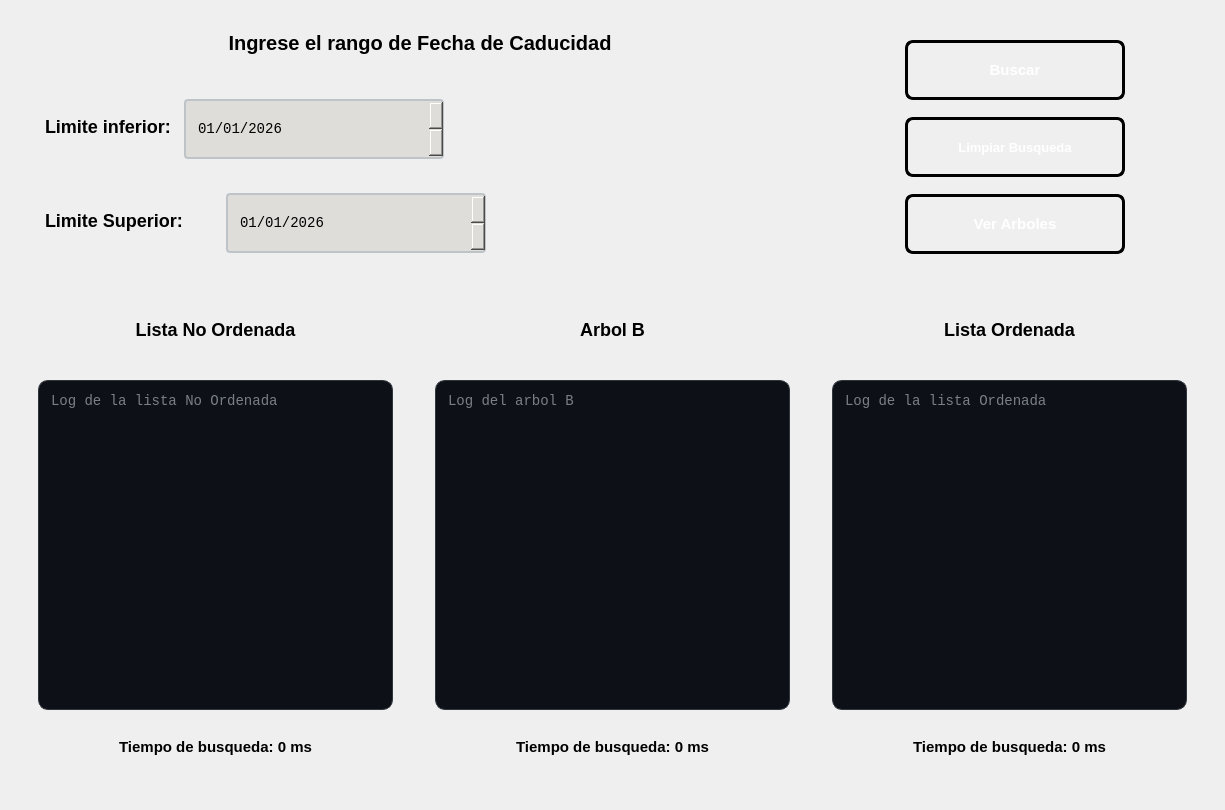
<?xml version="1.0" encoding="UTF-8"?>
<ui version="4.0">
 <class>PantallaBuscarRango</class>
 <widget class="QWidget" name="PantallaBuscarRango">
  <property name="geometry">
   <rect>
    <x>0</x>
    <y>0</y>
    <width>1225</width>
    <height>810</height>
   </rect>
  </property>
  <property name="windowTitle">
   <string>Form</string>
  </property>
  <layout class="QVBoxLayout" name="verticalLayout">
   <item>
    <widget class="QWidget" name="widget_3" native="true">
     <property name="minimumSize">
      <size>
       <width>300</width>
       <height>265</height>
      </size>
     </property>
     <property name="maximumSize">
      <size>
       <width>16777215</width>
       <height>300</height>
      </size>
     </property>
     <layout class="QHBoxLayout" name="horizontalLayout_5">
      <item>
       <layout class="QVBoxLayout" name="verticalLayout_2">
        <item>
         <widget class="QLabel" name="labelEntrada">
          <property name="minimumSize">
           <size>
            <width>800</width>
            <height>50</height>
           </size>
          </property>
          <property name="maximumSize">
           <size>
            <width>450</width>
            <height>50</height>
           </size>
          </property>
          <property name="styleSheet">
           <string notr="true">QLabel#labelEntrada {        
 
    color: qlineargradient(x1:0, y1:0, x2:1, y2:1, 
	stop:0 rgb(0, 0, 0), 
	stop:1 rgb(77, 5, 57));

  	 font-size: 20px;
    font-weight: bold;
    font-family: &quot;Segoe UI&quot;, Arial;
    
    background: transparent;
    padding: 2px;
    margin-bottom: 5px;
}

</string>
          </property>
          <property name="text">
           <string>Ingrese el rango de Fecha de Caducidad</string>
          </property>
          <property name="alignment">
           <set>Qt::AlignmentFlag::AlignCenter</set>
          </property>
         </widget>
        </item>
        <item>
         <widget class="QWidget" name="widget_16" native="true">
          <property name="minimumSize">
           <size>
            <width>800</width>
            <height>200</height>
           </size>
          </property>
          <property name="maximumSize">
           <size>
            <width>450</width>
            <height>16777215</height>
           </size>
          </property>
          <layout class="QVBoxLayout" name="verticalLayout_3">
           <item>
            <widget class="QWidget" name="widget_2" native="true">
             <property name="minimumSize">
              <size>
               <width>260</width>
               <height>80</height>
              </size>
             </property>
             <layout class="QHBoxLayout" name="horizontalLayout">
              <item>
               <layout class="QHBoxLayout" name="horizontalLayout_4">
                <item>
                 <widget class="QLabel" name="labelInferior">
                  <property name="minimumSize">
                   <size>
                    <width>130</width>
                    <height>60</height>
                   </size>
                  </property>
                  <property name="styleSheet">
                   <string notr="true">QLabel#labelInferior {        
 
    color: qlineargradient(x1:0, y1:0, x2:1, y2:1, 
	stop:0 rgb(0, 0, 0), 
	stop:1 rgb(8, 2, 48));

  	 font-size: 18px;
    font-weight: bold;
    font-family: &quot;Segoe UI&quot;, Arial;
    
    background: transparent;
    padding: 2px;
    margin-bottom: 5px;
}

</string>
                  </property>
                  <property name="text">
                   <string>Limite inferior:</string>
                  </property>
                  <property name="alignment">
                   <set>Qt::AlignmentFlag::AlignLeading|Qt::AlignmentFlag::AlignLeft|Qt::AlignmentFlag::AlignVCenter</set>
                  </property>
                 </widget>
                </item>
                <item>
                 <widget class="QDateEdit" name="dateInferior">
                  <property name="minimumSize">
                   <size>
                    <width>260</width>
                    <height>60</height>
                   </size>
                  </property>
                  <property name="styleSheet">
                   <string notr="true">QDateEdit {
    border: 2px solid #bdc3c7;
    border-radius: 4px;
    padding: 5px 10px;
    background-color: rgb(222, 221, 218);
    color: rgb(0, 0, 0);
	font-size: 14px;
    font-family: Consolas, monospace;
}

QDateEdit::drop-down {
    subcontrol-origin: padding;
    subcontrol-position: top right;
    width: 20px;
    border-left: 1px solid #30363D;
}

QDateEdit::down-arrow {
    image: url(:/qt-project.org/styles/commonstyle/images/arrowdown-16.png);
}

QDateEdit:hover {
    border: 1px solid #58A6FF;
}

QDateEdit:focus {
    border: 1px solid #1F6FEB;
}


QCalendarWidget {
    background-color: #0D1117;
    color: #E6EDF3;
    border: 1px solid #30363D;
}

QCalendarWidget QToolButton {
    background-color: #161B22;
    color: #E6EDF3;
    border: none;
    margin: 2px;
}

QCalendarWidget QMenu {
    background-color: #161B22;
    color: #E6EDF3;
}

QCalendarWidget QSpinBox {
    background-color: #161B22;
    color: #E6EDF3;
    border: 1px solid #30363D;
}

QCalendarWidget QWidget#qt_calendar_navigationbar {
    background-color: #161B22;
}</string>
                  </property>
                  <property name="displayFormat">
                   <string>dd/MM/yyyy</string>
                  </property>
                  <property name="date">
                   <date>
                    <year>2026</year>
                    <month>1</month>
                    <day>1</day>
                   </date>
                  </property>
                 </widget>
                </item>
                <item>
                 <spacer name="horizontalSpacer_2">
                  <property name="orientation">
                   <enum>Qt::Orientation::Horizontal</enum>
                  </property>
                  <property name="sizeHint" stdset="0">
                   <size>
                    <width>40</width>
                    <height>20</height>
                   </size>
                  </property>
                 </spacer>
                </item>
               </layout>
              </item>
             </layout>
            </widget>
           </item>
           <item>
            <widget class="QWidget" name="widget_4" native="true">
             <property name="minimumSize">
              <size>
               <width>260</width>
               <height>80</height>
              </size>
             </property>
             <layout class="QHBoxLayout" name="horizontalLayout_3">
              <item>
               <widget class="QLabel" name="labelSuperior">
                <property name="minimumSize">
                 <size>
                  <width>182</width>
                  <height>60</height>
                 </size>
                </property>
                <property name="styleSheet">
                 <string notr="true">QLabel#labelSuperior {        
 
    color: qlineargradient(x1:0, y1:0, x2:1, y2:1, 
	stop:0 rgb(0, 0, 0), 
	stop:1 rgb(8, 2, 48));

  	 font-size: 18px;
    font-weight: bold;
    font-family: &quot;Segoe UI&quot;, Arial;
    
    background: transparent;
    padding: 2px;
    margin-bottom: 5px;
}

</string>
                </property>
                <property name="text">
                 <string>Limite Superior:</string>
                </property>
                <property name="alignment">
                 <set>Qt::AlignmentFlag::AlignLeading|Qt::AlignmentFlag::AlignLeft|Qt::AlignmentFlag::AlignVCenter</set>
                </property>
               </widget>
              </item>
              <item>
               <widget class="QDateEdit" name="dateSuperior">
                <property name="minimumSize">
                 <size>
                  <width>260</width>
                  <height>60</height>
                 </size>
                </property>
                <property name="styleSheet">
                 <string notr="true">QDateEdit {
    border: 2px solid #bdc3c7;
    border-radius: 4px;
    padding: 5px 10px;
    background-color: rgb(222, 221, 218);
    color: rgb(0, 0, 0);
	font-size: 14px;
    font-family: Consolas, monospace;
}

QDateEdit::drop-down {
    subcontrol-origin: padding;
    subcontrol-position: top right;
    width: 20px;
    border-left: 1px solid #30363D;
}

QDateEdit::down-arrow {
    image: url(:/qt-project.org/styles/commonstyle/images/arrowdown-16.png);
}

QDateEdit:hover {
    border: 1px solid #58A6FF;
}

QDateEdit:focus {
    border: 1px solid #1F6FEB;
}


QCalendarWidget {
    background-color: #0D1117;
    color: #E6EDF3;
    border: 1px solid #30363D;
}

QCalendarWidget QToolButton {
    background-color: #161B22;
    color: #E6EDF3;
    border: none;
    margin: 2px;
}

QCalendarWidget QMenu {
    background-color: #161B22;
    color: #E6EDF3;
}

QCalendarWidget QSpinBox {
    background-color: #161B22;
    color: #E6EDF3;
    border: 1px solid #30363D;
}

QCalendarWidget QWidget#qt_calendar_navigationbar {
    background-color: #161B22;
}</string>
                </property>
                <property name="displayFormat">
                 <string>dd/MM/yyyy</string>
                </property>
                <property name="date">
                 <date>
                  <year>2026</year>
                  <month>1</month>
                  <day>1</day>
                 </date>
                </property>
               </widget>
              </item>
              <item>
               <spacer name="horizontalSpacer">
                <property name="orientation">
                 <enum>Qt::Orientation::Horizontal</enum>
                </property>
                <property name="sizeHint" stdset="0">
                 <size>
                  <width>40</width>
                  <height>20</height>
                 </size>
                </property>
               </spacer>
              </item>
             </layout>
            </widget>
           </item>
          </layout>
         </widget>
        </item>
       </layout>
      </item>
      <item>
       <widget class="QWidget" name="widget_5" native="true">
        <property name="minimumSize">
         <size>
          <width>360</width>
          <height>230</height>
         </size>
        </property>
        <layout class="QHBoxLayout" name="horizontalLayout_6">
         <item>
          <widget class="QWidget" name="widget_13" native="true">
           <property name="minimumSize">
            <size>
             <width>60</width>
             <height>0</height>
            </size>
           </property>
           <property name="maximumSize">
            <size>
             <width>60</width>
             <height>16777215</height>
            </size>
           </property>
          </widget>
         </item>
         <item>
          <layout class="QVBoxLayout" name="verticalLayout_4">
           <item>
            <widget class="QPushButton" name="btnBuscar">
             <property name="minimumSize">
              <size>
               <width>160</width>
               <height>60</height>
              </size>
             </property>
             <property name="styleSheet">
              <string notr="true">QPushButton#btnBuscar {
    background-color: qlineargradient(spread:pad, x1:0, y1:0, x2:1, y2:1, 
                        stop:0 rgb(50, 143, 42), 
                        stop:1 rgb(255, 163, 72));
    
    border: 3px solid black;
    border-radius: 8px;
    
    color: white;
    font-family: &quot;Arial Black&quot;, Gadget, sans-serif;
    font-size: 15px;
    font-weight: bold;
    text-transform: uppercase;
    
    padding: 10px 25px;
}

QPushButton#btnBuscar:hover {
    background-color: qlineargradient(spread:pad, x1:0, y1:0, x2:1, y2:1, 
                        stop:0 rgb(77, 5, 57), 
                        stop:1 rgb(143, 240, 164));
    border-color: #f1c40f;
}


QPushButton#btnBuscar:pressed {
    background-color: #2c3e50;
    padding-top: 12px;
    padding-left: 27px;
}</string>
             </property>
             <property name="text">
              <string>Buscar</string>
             </property>
            </widget>
           </item>
           <item>
            <widget class="QPushButton" name="btnLimpiar">
             <property name="minimumSize">
              <size>
               <width>160</width>
               <height>60</height>
              </size>
             </property>
             <property name="styleSheet">
              <string notr="true">QPushButton#btnLimpiar {
    background-color: qlineargradient(spread:pad, x1:0, y1:0, x2:1, y2:1, 
                        stop:0 rgb(198, 70, 0), 
                        stop:1 rgb(192, 97, 203));
    
    border: 3px solid black;
    border-radius: 8px;
    
    color: white;
    font-family: &quot;Arial Black&quot;, Gadget, sans-serif;
    font-size: 13px;
    font-weight: bold;
    text-transform: uppercase;
    
    padding: 10px 25px;
}

QPushButton#btnLimpiar:hover {
    background-color: qlineargradient(spread:pad, x1:0, y1:0, x2:1, y2:1, 
                        stop:0 rgb(77, 5, 57), 
                        stop:1 rgb(143, 240, 164));
    border-color: #f1c40f;
}


QPushButton#btnLimpiar:pressed {
    background-color: #2c3e50;
    padding-top: 12px;
    padding-left: 27px;
}</string>
             </property>
             <property name="text">
              <string>Limpiar Busqueda</string>
             </property>
            </widget>
           </item>
           <item>
            <widget class="QPushButton" name="btnVerArboles">
             <property name="minimumSize">
              <size>
               <width>200</width>
               <height>60</height>
              </size>
             </property>
             <property name="maximumSize">
              <size>
               <width>220</width>
               <height>16777215</height>
              </size>
             </property>
             <property name="styleSheet">
              <string notr="true">QPushButton#btnVerArboles {
    background-color: qlineargradient(spread:pad, x1:0, y1:0, x2:1, y2:1, 
                        stop:0 rgb(8, 2, 48), 
                        stop:1 rgb(255, 163, 72));
    
    border: 3px solid black;
    border-radius: 8px;
    
    color: white;
    font-family: &quot;Arial Black&quot;, Gadget, sans-serif;
    font-size: 15px;
    font-weight: bold;
    text-transform: uppercase;
    
    padding: 10px 25px;
}

QPushButton#btnVerArboles:hover {
    background-color: qlineargradient(spread:pad, x1:0, y1:0, x2:1, y2:1, 
                        stop:0 rgb(38, 13, 173), 
                        stop:1 rgb(87, 227, 137));
    border-color: #f1c40f;
}


QPushButton#btnVerArboles:pressed {
    background-color: #2c3e50;
    padding-top: 12px;
    padding-left: 27px;
}</string>
             </property>
             <property name="text">
              <string>Ver Arboles</string>
             </property>
            </widget>
           </item>
          </layout>
         </item>
         <item>
          <widget class="QWidget" name="widget_12" native="true">
           <property name="minimumSize">
            <size>
             <width>60</width>
             <height>0</height>
            </size>
           </property>
           <property name="maximumSize">
            <size>
             <width>60</width>
             <height>16777215</height>
            </size>
           </property>
          </widget>
         </item>
        </layout>
       </widget>
      </item>
     </layout>
    </widget>
   </item>
   <item>
    <widget class="QWidget" name="widget" native="true">
     <property name="minimumSize">
      <size>
       <width>450</width>
       <height>300</height>
      </size>
     </property>
     <property name="maximumSize">
      <size>
       <width>16777215</width>
       <height>4500</height>
      </size>
     </property>
     <property name="styleSheet">
      <string notr="true"/>
     </property>
     <layout class="QHBoxLayout" name="horizontalLayout_2">
      <item>
       <widget class="QWidget" name="textListaOrdenada_2" native="true">
        <property name="minimumSize">
         <size>
          <width>290</width>
          <height>260</height>
         </size>
        </property>
        <layout class="QVBoxLayout" name="verticalLayout_6">
         <item>
          <widget class="QLabel" name="labelListaNoOrdenada">
           <property name="minimumSize">
            <size>
             <width>150</width>
             <height>40</height>
            </size>
           </property>
           <property name="maximumSize">
            <size>
             <width>16777215</width>
             <height>50</height>
            </size>
           </property>
           <property name="styleSheet">
            <string notr="true">QLabel#labelListaNoOrdenada {        
 
    color: qlineargradient(x1:0, y1:0, x2:1, y2:1, 
	stop:0 rgb(0, 0, 0), 
	stop:1 rgb(77, 5, 57));

  	 font-size: 18px;
    font-weight: bold;
    font-family: &quot;Segoe UI&quot;, Arial;
    
    background: transparent;
    padding: 2px;
    margin-bottom: 5px;
}

</string>
           </property>
           <property name="text">
            <string>Lista No Ordenada</string>
           </property>
           <property name="alignment">
            <set>Qt::AlignmentFlag::AlignCenter</set>
           </property>
          </widget>
         </item>
         <item>
          <widget class="QWidget" name="widget_9" native="true">
           <property name="minimumSize">
            <size>
             <width>0</width>
             <height>420</height>
            </size>
           </property>
           <property name="maximumSize">
            <size>
             <width>16777215</width>
             <height>400</height>
            </size>
           </property>
           <layout class="QVBoxLayout" name="verticalLayout_13">
            <item>
             <widget class="QTextEdit" name="textListaNoOrdenada">
              <property name="minimumSize">
               <size>
                <width>150</width>
                <height>330</height>
               </size>
              </property>
              <property name="maximumSize">
               <size>
                <width>16777215</width>
                <height>330</height>
               </size>
              </property>
              <property name="styleSheet">
               <string notr="true">QTextEdit#textListaNoOrdenada{
    background-color: #0D1117;   
    color: #E6EDF3;               
    border: 1px solid #30363D;     
    border-radius: 10px;          
    padding: 8px;
    font-family: Consolas, monospace;
    font-size: 14px;
}</string>
              </property>
              <property name="placeholderText">
               <string>Log de la lista No Ordenada</string>
              </property>
             </widget>
            </item>
            <item>
             <widget class="QLabel" name="labelTiempoNoOrdenada">
              <property name="minimumSize">
               <size>
                <width>250</width>
                <height>50</height>
               </size>
              </property>
              <property name="styleSheet">
               <string notr="true">QLabel#labelTiempoNoOrdenada {        
 
    color: qlineargradient(x1:0, y1:0, x2:1, y2:1, 
	stop:0 rgb(0, 0, 0), 
	stop:1 rgb(8, 2, 48));

  	 font-size: 15px;
    font-weight: bold;
    font-family: &quot;Segoe UI&quot;, Arial;
    
    background: transparent;
    padding: 2px;
    margin-bottom: 5px;
}

</string>
              </property>
              <property name="text">
               <string>Tiempo de busqueda: 0 ms</string>
              </property>
              <property name="alignment">
               <set>Qt::AlignmentFlag::AlignCenter</set>
              </property>
             </widget>
            </item>
           </layout>
          </widget>
         </item>
        </layout>
       </widget>
      </item>
      <item>
       <widget class="QWidget" name="widget_content_3" native="true">
        <property name="minimumSize">
         <size>
          <width>290</width>
          <height>260</height>
         </size>
        </property>
        <layout class="QVBoxLayout" name="verticalLayout_5">
         <item>
          <widget class="QLabel" name="labelArbolB">
           <property name="minimumSize">
            <size>
             <width>150</width>
             <height>40</height>
            </size>
           </property>
           <property name="maximumSize">
            <size>
             <width>16777215</width>
             <height>50</height>
            </size>
           </property>
           <property name="styleSheet">
            <string notr="true">QLabel#labelArbolB {        
 
    color: qlineargradient(x1:0, y1:0, x2:1, y2:1, 
	stop:0 rgb(0, 0, 0), 
	stop:1 rgb(77, 5, 57));

  	 font-size: 18px;
    font-weight: bold;
    font-family: &quot;Segoe UI&quot;, Arial;
    
    background: transparent;
    padding: 2px;
    margin-bottom: 5px;
}

</string>
           </property>
           <property name="text">
            <string>Arbol B</string>
           </property>
           <property name="alignment">
            <set>Qt::AlignmentFlag::AlignCenter</set>
           </property>
          </widget>
         </item>
         <item>
          <widget class="QWidget" name="widget_10" native="true">
           <property name="minimumSize">
            <size>
             <width>0</width>
             <height>420</height>
            </size>
           </property>
           <property name="maximumSize">
            <size>
             <width>16777215</width>
             <height>400</height>
            </size>
           </property>
           <layout class="QVBoxLayout" name="verticalLayout_14">
            <item>
             <widget class="QTextEdit" name="textArbolB">
              <property name="minimumSize">
               <size>
                <width>260</width>
                <height>330</height>
               </size>
              </property>
              <property name="maximumSize">
               <size>
                <width>16777215</width>
                <height>330</height>
               </size>
              </property>
              <property name="styleSheet">
               <string notr="true">QTextEdit#textArbolB{
    background-color: #0D1117;   
    color: #E6EDF3;               
    border: 1px solid #30363D;     
    border-radius: 10px;          
    padding: 8px;
    font-family: Consolas, monospace;
    font-size: 14px;
}</string>
              </property>
              <property name="placeholderText">
               <string>Log del arbol B</string>
              </property>
             </widget>
            </item>
            <item>
             <widget class="QLabel" name="labelTiempoB">
              <property name="minimumSize">
               <size>
                <width>250</width>
                <height>50</height>
               </size>
              </property>
              <property name="styleSheet">
               <string notr="true">QLabel#labelTiempoB{        
 
    color: qlineargradient(x1:0, y1:0, x2:1, y2:1, 
	stop:0 rgb(0, 0, 0), 
	stop:1 rgb(8, 2, 48));

  	 font-size: 15px;
    font-weight: bold;
    font-family: &quot;Segoe UI&quot;, Arial;
    
    background: transparent;
    padding: 2px;
    margin-bottom: 5px;
}

</string>
              </property>
              <property name="text">
               <string>Tiempo de busqueda: 0 ms</string>
              </property>
              <property name="alignment">
               <set>Qt::AlignmentFlag::AlignCenter</set>
              </property>
             </widget>
            </item>
           </layout>
          </widget>
         </item>
        </layout>
       </widget>
      </item>
      <item>
       <widget class="QWidget" name="widget_content_4" native="true">
        <property name="minimumSize">
         <size>
          <width>290</width>
          <height>260</height>
         </size>
        </property>
        <layout class="QVBoxLayout" name="verticalLayout_7">
         <item>
          <widget class="QLabel" name="labelListaOrdenada">
           <property name="minimumSize">
            <size>
             <width>150</width>
             <height>40</height>
            </size>
           </property>
           <property name="maximumSize">
            <size>
             <width>16777215</width>
             <height>50</height>
            </size>
           </property>
           <property name="styleSheet">
            <string notr="true">QLabel#labelListaOrdenada {        
 
    color: qlineargradient(x1:0, y1:0, x2:1, y2:1, 
	stop:0 rgb(0, 0, 0), 
	stop:1 rgb(77, 5, 57));

  	 font-size: 18px;
    font-weight: bold;
    font-family: &quot;Segoe UI&quot;, Arial;
    
    background: transparent;
    padding: 2px;
    margin-bottom: 5px;
}

</string>
           </property>
           <property name="text">
            <string>Lista Ordenada</string>
           </property>
           <property name="alignment">
            <set>Qt::AlignmentFlag::AlignCenter</set>
           </property>
          </widget>
         </item>
         <item>
          <widget class="QWidget" name="widget_11" native="true">
           <property name="minimumSize">
            <size>
             <width>0</width>
             <height>420</height>
            </size>
           </property>
           <property name="maximumSize">
            <size>
             <width>16777215</width>
             <height>400</height>
            </size>
           </property>
           <layout class="QVBoxLayout" name="verticalLayout_15">
            <item>
             <widget class="QTextEdit" name="textListaOrdenada">
              <property name="minimumSize">
               <size>
                <width>260</width>
                <height>330</height>
               </size>
              </property>
              <property name="maximumSize">
               <size>
                <width>16777215</width>
                <height>330</height>
               </size>
              </property>
              <property name="styleSheet">
               <string notr="true">QTextEdit#textListaOrdenada{
    background-color: #0D1117;   
    color: #E6EDF3;               
    border: 1px solid #30363D;     
    border-radius: 10px;          
    padding: 8px;
    font-family: Consolas, monospace;
    font-size: 14px;
}</string>
              </property>
              <property name="placeholderText">
               <string>Log de la lista Ordenada</string>
              </property>
             </widget>
            </item>
            <item>
             <widget class="QLabel" name="labelTiempoOrdenada">
              <property name="minimumSize">
               <size>
                <width>250</width>
                <height>50</height>
               </size>
              </property>
              <property name="styleSheet">
               <string notr="true">QLabel#labelTiempoOrdenada {        
 
    color: qlineargradient(x1:0, y1:0, x2:1, y2:1, 
	stop:0 rgb(0, 0, 0), 
	stop:1 rgb(8, 2, 48));

  	 font-size: 15px;
    font-weight: bold;
    font-family: &quot;Segoe UI&quot;, Arial;
    
    background: transparent;
    padding: 2px;
    margin-bottom: 5px;
}

</string>
              </property>
              <property name="text">
               <string>Tiempo de busqueda: 0 ms</string>
              </property>
              <property name="alignment">
               <set>Qt::AlignmentFlag::AlignCenter</set>
              </property>
             </widget>
            </item>
           </layout>
          </widget>
         </item>
        </layout>
       </widget>
      </item>
     </layout>
    </widget>
   </item>
  </layout>
 </widget>
 <resources/>
 <connections/>
</ui>
